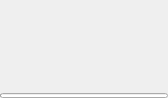
<?xml version="1.0" encoding="UTF-8"?>
<ui version="4.0">
 <class>NotificationDialog</class>
 <widget class="QDialog" name="NotificationDialog">
  <property name="geometry">
   <rect>
    <x>0</x>
    <y>0</y>
    <width>168</width>
    <height>98</height>
   </rect>
  </property>
  <property name="windowTitle">
   <string>Stats</string>
  </property>
  <layout class="QVBoxLayout" name="verticalLayout" stretch="0">
   <property name="spacing">
    <number>0</number>
   </property>
   <property name="leftMargin">
    <number>0</number>
   </property>
   <property name="topMargin">
    <number>0</number>
   </property>
   <property name="rightMargin">
    <number>0</number>
   </property>
   <property name="bottomMargin">
    <number>0</number>
   </property>
   <item>
    <widget class="QWidget" name="mainWidget" native="true">
     <layout class="QVBoxLayout" name="verticalLayout_3">
      <property name="spacing">
       <number>0</number>
      </property>
      <property name="leftMargin">
       <number>0</number>
      </property>
      <property name="topMargin">
       <number>0</number>
      </property>
      <property name="rightMargin">
       <number>0</number>
      </property>
      <property name="bottomMargin">
       <number>0</number>
      </property>
      <item>
       <widget class="QWidget" name="infoContainer" native="true">
        <layout class="QHBoxLayout" name="horizontalLayout_2" stretch="0,0,0">
         <property name="spacing">
          <number>0</number>
         </property>
         <property name="leftMargin">
          <number>0</number>
         </property>
         <property name="topMargin">
          <number>0</number>
         </property>
         <property name="rightMargin">
          <number>0</number>
         </property>
         <property name="bottomMargin">
          <number>0</number>
         </property>
         <item>
          <widget class="ProgressBarQLabel" name="totalLabel">
           <property name="text">
            <string/>
           </property>
          </widget>
         </item>
         <item>
          <widget class="QWidget" name="mainInfoContainer" native="true">
           <property name="sizePolicy">
            <sizepolicy hsizetype="Preferred" vsizetype="Preferred">
             <horstretch>0</horstretch>
             <verstretch>0</verstretch>
            </sizepolicy>
           </property>
           <layout class="QVBoxLayout" name="verticalLayout_2">
            <property name="spacing">
             <number>0</number>
            </property>
            <property name="leftMargin">
             <number>3</number>
            </property>
            <property name="topMargin">
             <number>3</number>
            </property>
            <property name="rightMargin">
             <number>3</number>
            </property>
            <property name="bottomMargin">
             <number>3</number>
            </property>
            <item>
             <widget class="QLabel" name="author">
              <property name="font">
               <font>
                <pointsize>12</pointsize>
                <bold>true</bold>
               </font>
              </property>
              <property name="text">
               <string/>
              </property>
             </widget>
            </item>
            <item>
             <widget class="QLabel" name="name">
              <property name="font">
               <font>
                <pointsize>12</pointsize>
                <bold>true</bold>
               </font>
              </property>
              <property name="text">
               <string/>
              </property>
             </widget>
            </item>
            <item>
             <widget class="QLabel" name="tags">
              <property name="text">
               <string/>
              </property>
             </widget>
            </item>
            <item>
             <widget class="QWidget" name="widget" native="true">
              <layout class="QHBoxLayout" name="horizontalLayout">
               <property name="spacing">
                <number>0</number>
               </property>
               <property name="leftMargin">
                <number>0</number>
               </property>
               <property name="topMargin">
                <number>0</number>
               </property>
               <property name="rightMargin">
                <number>0</number>
               </property>
               <property name="bottomMargin">
                <number>0</number>
               </property>
               <item>
                <widget class="starEditorWidget" name="rating" native="true"/>
               </item>
               <item>
                <widget class="QLabel" name="starsLabel">
                 <property name="text">
                  <string/>
                 </property>
                </widget>
               </item>
               <item>
                <spacer name="horizontalSpacer">
                 <property name="orientation">
                  <enum>Qt::Orientation::Horizontal</enum>
                 </property>
                 <property name="sizeHint" stdset="0">
                  <size>
                   <width>0</width>
                   <height>0</height>
                  </size>
                 </property>
                </spacer>
               </item>
               <item>
                <widget class="QLabel" name="viewsLabel">
                 <property name="text">
                  <string/>
                 </property>
                </widget>
               </item>
              </layout>
             </widget>
            </item>
           </layout>
          </widget>
         </item>
         <item>
          <widget class="ProgressBarQLabel" name="counterLabel">
           <property name="text">
            <string/>
           </property>
          </widget>
         </item>
        </layout>
       </widget>
      </item>
      <item>
       <widget class="QProgressBar" name="durationProgressBar">
        <property name="maximumSize">
         <size>
          <width>16777215</width>
          <height>5</height>
         </size>
        </property>
        <property name="value">
         <number>0</number>
        </property>
        <property name="textVisible">
         <bool>false</bool>
        </property>
       </widget>
      </item>
     </layout>
    </widget>
   </item>
  </layout>
 </widget>
 <customwidgets>
  <customwidget>
   <class>starEditorWidget</class>
   <extends>QWidget</extends>
   <header>starEditorWidget.h</header>
   <container>1</container>
  </customwidget>
  <customwidget>
   <class>ProgressBarQLabel</class>
   <extends>QLabel</extends>
   <header>progressbarqlabel.h</header>
  </customwidget>
 </customwidgets>
 <resources/>
 <connections/>
</ui>
